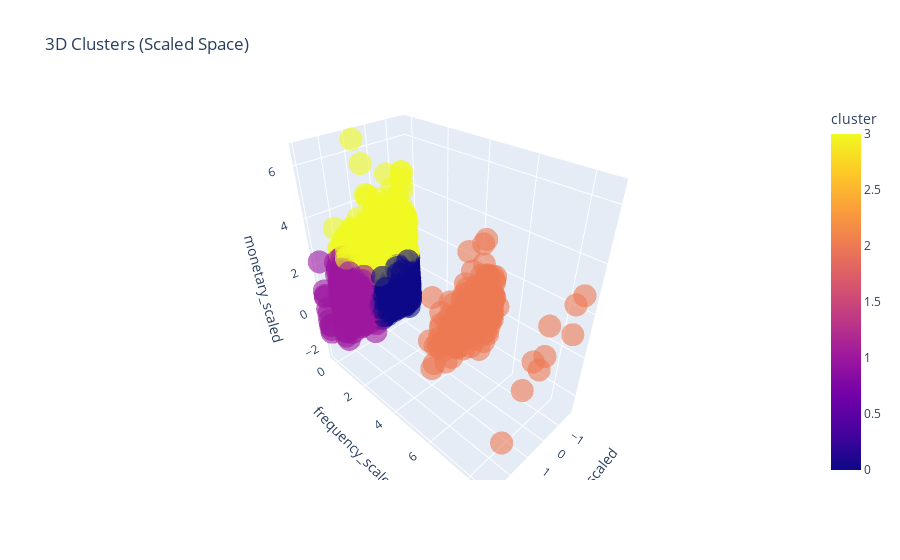

Notebook code for this chart:
### Code cell
import plotly.express as px

fig = px.scatter_3d(
    rfm_scaled_df.sample(5000),   # sample for clarity
    x="recency_scaled",
    y="frequency_scaled",
    z="monetary_scaled",
    color="cluster",
    opacity=0.6,
    title="3D Clusters (Scaled Space)"
)

fig.show()

### Figure 1 — Plotly figure (JSON) as saved in the notebook; plotly's stock layout.template omitted (floating-point values rounded to 4 significant figures; data arrays with more than 128 entries replaced by an {"elided": "..."} marker saying what was removed)
{"data": [{"hovertemplate": "recency_scaled=%{x}<br>frequency_scaled=%{y}<br>monetary_scaled=%{z}<br>cluster=%{marker.color}<extra></extra>", "legendgroup": "", "marker": {"color": {"elided": "5000 int values"}, "coloraxis": "coloraxis", "opacity": 0.6, "symbol": "circle"}, "mode": "markers", "name": "", "scene": "scene", "showlegend": false, "type": "scatter3d", "x": {"elided": "5000 float values"}, "y": {"elided": "5000 float values"}, "z": {"elided": "5000 float values"}}], "layout": {"coloraxis": {"colorbar": {"title": {"text": "cluster"}}, "colorscale": [[0, "#0d0887"], [0.1111, "#46039f"], [0.2222, "#7201a8"], [0.3333, "#9c179e"], [0.4444, "#bd3786"], [0.5556, "#d8576b"], [0.6667, "#ed7953"], [0.7778, "#fb9f3a"], [0.8889, "#fdca26"], [1, "#f0f921"]]}, "legend": {"tracegroupgap": 0}, "scene": {"domain": {"x": [0, 1], "y": [0, 1]}, "xaxis": {"title": {"text": "recency_scaled"}}, "yaxis": {"title": {"text": "frequency_scaled"}}, "zaxis": {"title": {"text": "monetary_scaled"}}}, "title": {"text": "3D Clusters (Scaled Space)"}}}
